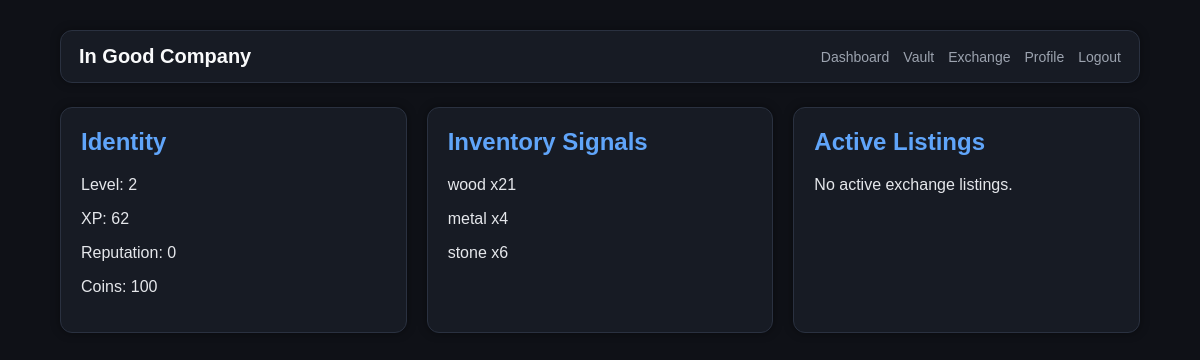
Page /player/kewontethomas (signed in) on the committed database.
### models/user.py (models this page shows)
class User(UserMixin, db.Model):
    id = db.Column(db.Integer, primary_key=True)
    username = db.Column(db.String(80), unique=True, nullable=False)
    password_hash = db.Column(db.String(255), nullable=False)
    coins = db.Column(db.Integer, default=100)
    xp = db.Column(db.Integer, default=0)
    level = db.Column(db.Integer, default=1)
    reputation = db.Column(db.Integer, default=0)
    last_gather_time = db.Column(db.DateTime, nullable=True)

### models/inventory.py (models this page shows)
class Inventory(db.Model):
    id = db.Column(db.Integer, primary_key=True)
    user_id = db.Column(db.Integer, db.ForeignKey("user.id"))
    resource_name = db.Column(db.String(50), nullable=False)
    quantity = db.Column(db.Integer, default=0)

### app.py (the view)
@app.route("/player/<username>")
@login_required
def player_profile(username):
    player = User.query.filter_by(username=username).first_or_404()
    inventory_items = Inventory.query.filter_by(
        user_id=player.id
    ).all()
    active_listings = MarketplaceListing.query.filter_by(
        seller_id=player.id,
        status="active"
    ).all()
    return render_template(
        "player_profile.html",
        player=player,
        inventory_items=inventory_items,
        active_listings=active_listings
    )

### app.py (called while the page is built)
@login_manager.user_loader
def load_user(user_id):
    return User.query.get(int(user_id))

### templates/player_profile.html (shortened to what this page needs)
<!DOCTYPE html>
<html>
<head>
    <link rel="stylesheet" href="/static/style.css">
</head>
<body>
    <div class="container">
        <div class="nav">
            <div class="nav-brand">
                In Good Company
            </div>
            <div class="nav-links">
                <a href="/dashboard">Dashboard</a>
                <a href="/inventory">Vault</a>
                <a href="/market">Exchange</a>
                <a href="/player/{{ current_user.username }}">Profile</a>
                <a href="/logout">Logout</a>
            </div>
        </div>
        <div class="grid">
            <div class="card">
                <h2>Identity</h2>
                <p>Level: {{ player.level }}</p>
                <p>XP: {{ player.xp }}</p>
                <p>Reputation: {{ player.reputation }}</p>
                <p>Coins: {{ player.coins }}</p>
            </div>
            <div class="card">
                <h2>Inventory Signals</h2>
                {% if inventory_items %}
                {% for item in inventory_items %}
                <p>
                    {% if item.resource_name not in ['wood', 'stone', 'metal'] %}
                    ⚡ {{ item.resource_name }} x{{ item.quantity }}
                    {% else %}
                    {{ item.resource_name }} x{{ item.quantity }}
                    {% endif %}
                </p>
                {% endfor %}
                {% else %}
                <p>No visible inventory records.</p>
                {% endif %}
            </div>
            <div class="card">
                <h2>Active Listings</h2>
                {% if active_listings %}
                {% for listing in active_listings %}
                <p>
                    {{ listing.quantity }} {{ listing.resource_name }}
                    for {{ listing.price }} coins
                </p>
                {% endfor %}
                {% else %}
                <p>No active exchange listings.</p>
                {% endif %}
            </div>
        </div>
    </div>
</body>
</html>

### static/style.css (style rules this page uses)
body { background-color: #0f1117; color: #e5e7eb; font-family: Arial, sans-serif; margin: 0; padding: 0; }
.nav { display: flex; justify-content: space-between; align-items: center; background-color: #171b24; border: 1px solid #2a3140; border-radius: 12px; padding: 14px 18px; margin-bottom: 24px; box-shadow: 0 0 10px rgba(0,0,0,0.35); }
.nav-brand { font-size: 20px; font-weight: bold; color: #f9fafb; }
.nav-links { display: flex; gap: 14px; flex-wrap: wrap; }
.nav-links a { color: #9ca3af; text-decoration: none; font-size: 14px; }
.container { width: 90%; max-width: 1200px; margin: auto; padding-top: 30px; }
.grid { display: grid; grid-template-columns: repeat(auto-fit, minmax(250px, 1fr)); gap: 20px; }
.card, .item-card { background-color: #171b24; border: 1px solid #2a3140; border-radius: 12px; padding: 20px; box-shadow: 0 0 10px rgba(0,0,0,0.4); }
.card h2 { margin-top: 0; color: #60a5fa; }

### rows in the picture
User: level "2", xp "62", reputation "0", coins "100"
Inventory: resource_name "wood", quantity "21"
Inventory: resource_name "metal", quantity "4"
Inventory: resource_name "stone", quantity "6"
